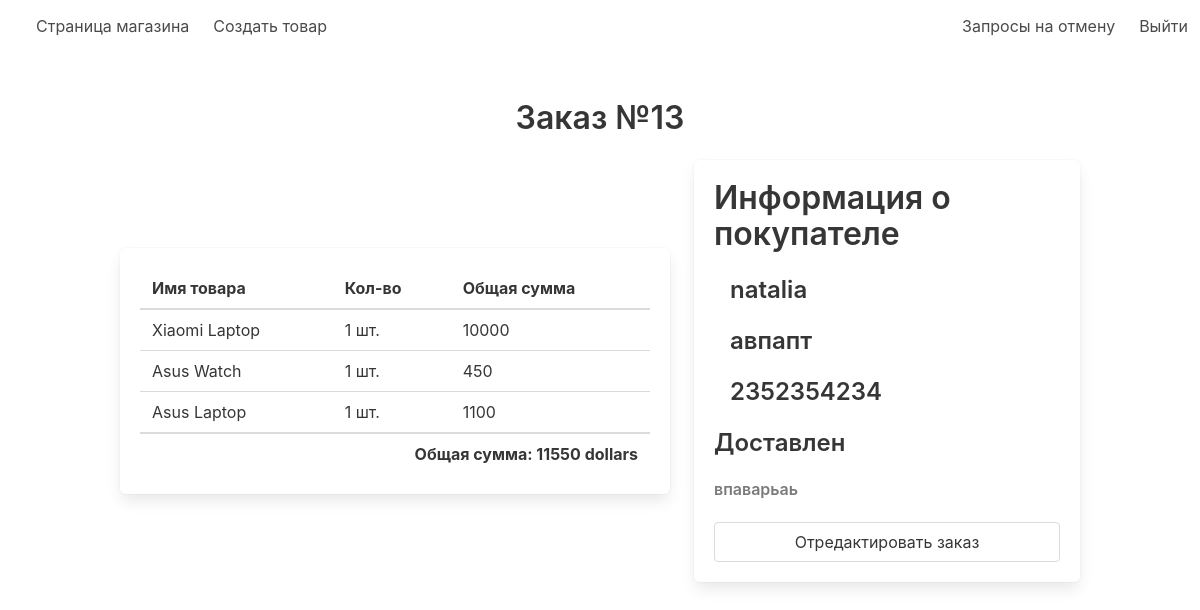
Page /staff/order/13 on the committed database.
### store/models.py (models this page shows, shortened)
class Order(models.Model):
    customer = models.ForeignKey(User, on_delete=models.CASCADE)
    address = models.CharField(max_length=255)
    phone = models.CharField(max_length=255)
    total_price = models.IntegerField()
    status = models.CharField(choices=STATUS, null=True, max_length=255, default='Cоздан')
    comment = models.CharField(max_length=255, blank=True, null=True)

class OrderProduct(models.Model):
    order = models.ForeignKey(
        Order, on_delete=models.CASCADE, related_name='order_products')
    product = models.ForeignKey(Product, on_delete=models.CASCADE)
    amount = models.IntegerField()
    total = models.IntegerField()
    def __str__(self):
        return self.product.name

class Product(models.Model):
    name = models.CharField(max_length=255)
    slug = models.SlugField(unique=True)
    description = models.TextField()
    price = models.IntegerField()
    is_new = models.BooleanField()
    is_discounted = models.BooleanField()
    category = models.ForeignKey('store.Category', on_delete=models.CASCADE)
    brand = models.ForeignKey('store.Brand', on_delete=models.CASCADE)
    image = models.ImageField(default='default.png')
    favourite = models.ManyToManyField(User, related_name='favourite_product')

### staff/views.py (the view)
# urls.py: path('order/<int:pk>', views.order, name='order'),
def order(request, pk):
    order_data = Order.objects.get(pk=pk)
    return render(request, 'order.html', {'order': order_data})

### staff/templates/order.html (shortened to what this page needs)
{% extends 'admin_layout.html' %}
{% block content %}
    <div class="section">
        <div class="container">
            <div class="title has-text-centered">
                Заказ №{{ order.pk }}
            </div>
            <div class="columns is-centered is-vcentered">
                <div class="column is-7">
                    <div class="box">
                        <table class="table is-fullwidth">
                            <thead>
                            <tr>
                                <th>Имя товара</th>
                                <th>Кол-во</th>
                                <th>Общая сумма</th>
                            </tr>
                            </thead>
                            <tbody>
                            {% for product in order.order_products.all %}
                                <tr>
                                    <td>{{ product }}</td>
                                    <td>{{ product.amount }} шт.</td>
                                    <td>{{ product.total }}</td>
                                </tr>
                            {% endfor %}
                            </tbody>
                            <tfoot>
                            <tr>
                                <td colspan="3" class="has-text-right has-text-weight-bold">
                                    Общая сумма: {{ order.total_price }} dollars
                                </td>
                            </tr>
                            </tfoot>
                        </table>
                    </div>
                </div>
                <div class="column">
                    <div class="box">
                        <div class="title is-3">
                            Информация о покупателе
                        </div>
                        <div class="title is-4">
                            {{ order.customer.username }}
                        </div>
                        <div class="title is-4">
                            {{ order.address }}
                        </div>
                        <div class="title is-4">
                            {{ order.phone }}
                        </div>
                        <div class="title is-4">
                            {% if order.status %}
                                {{ order.status }}
                            {% else %}
                                Статус не выбран
                            {% endif %}
                        </div>
                        <div class="title is-6 has-text-grey">
                            {% if order.comment %}
                                {{ order.comment }}
                            {% else %}
                                Пусто
                            {% endif %}
                        </div>
                            <a href="{% url 'staff:order_edit' order.pk %}" class="button is-fullwidth">
                                Отредактировать заказ
                            </a>
                    </div>
                </div>
            </div>
        </div>
    </div>
{% endblock %}

### rows in the picture
Order: pk "13", total_price "11550", customer.username "natalia", address "авпапт", phone "2352354234", status "Доставлен", comment "впаварьаь"
OrderProduct: product.name "Xiaomi Laptop", amount "1", total "10000"
OrderProduct: product.name "Asus Watch", amount "1", total "450"
OrderProduct: product.name "Asus Laptop", amount "1", total "1100"
